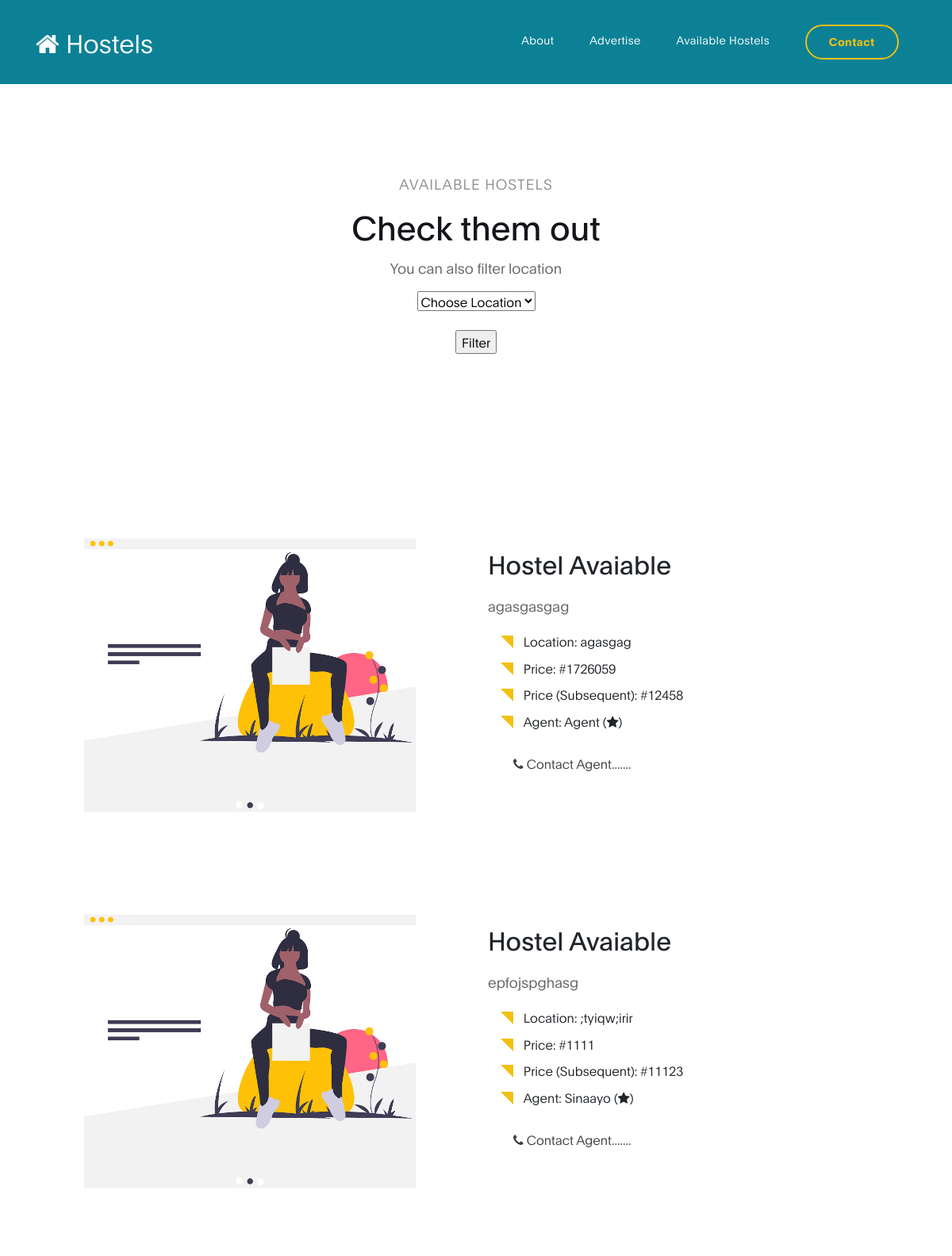
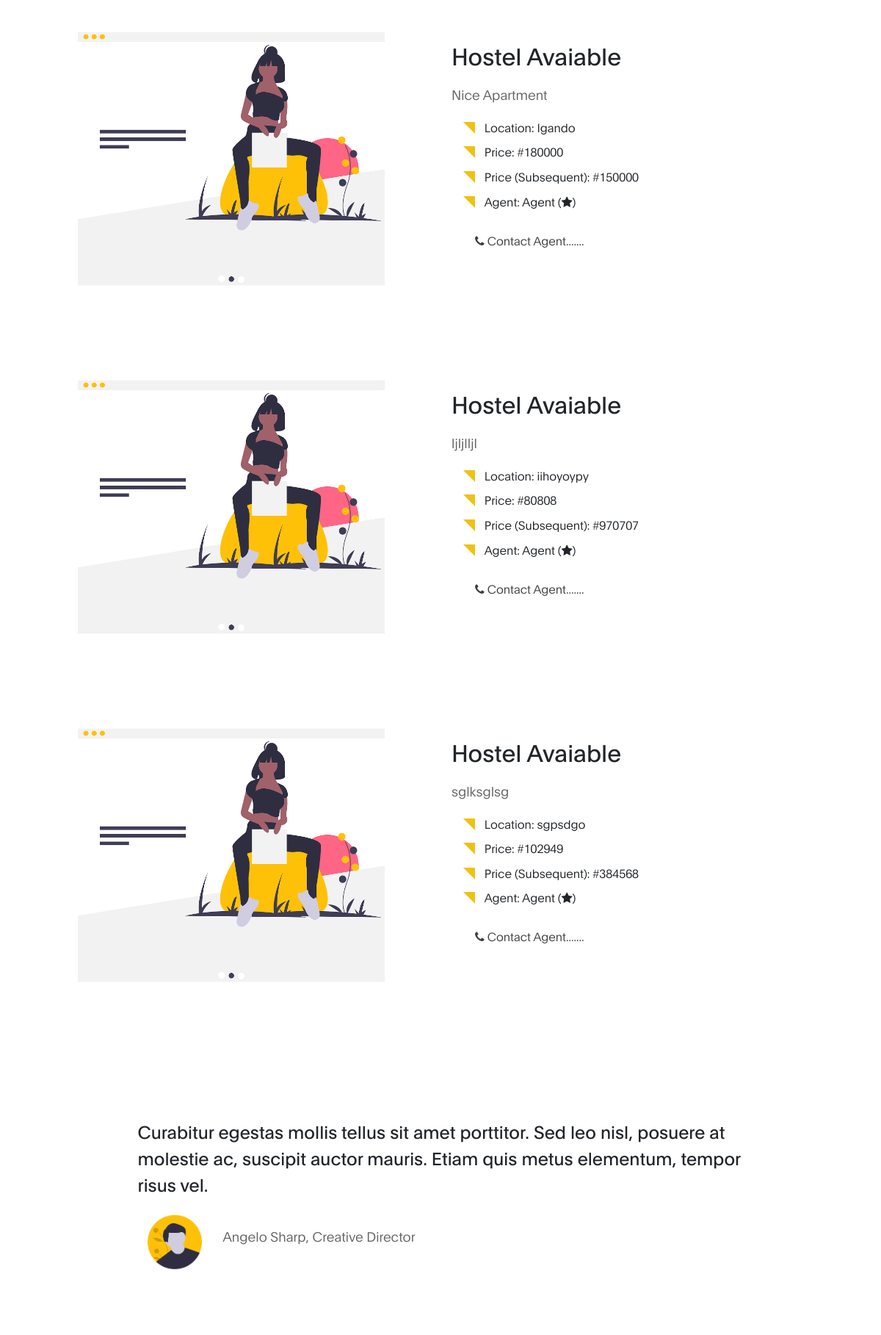
/hostels (upper part), run on the app's committed database (2 pictures, top to bottom).
### Hostels_Created/models.py (models this page shows)
class Created(models.Model):
    No = models.IntegerField(primary_key=True)
    Name = models.CharField(max_length=1000)
    Description = models.CharField(max_length=100000000)
    Location = models.CharField(max_length=100000000)
    Price = models.IntegerField(default=0)
    Subsequent_Price = models.IntegerField(default=0)
    Agent = models.CharField(max_length=10000, default='Agent')

### Hostels_Created/views.py (the view)
# urls.py: path('hostels', views.hostels, name="hostels"),
def hostels(request):
    h = Created.objects.all
    return render(request, 'project-detail.html', context={
        'Hostel': h
    })

### Hostels_Created/templates/project-detail.html (shortened to what this page needs)
{% load static %}
<!DOCTYPE html>
<html lang="en">
<head>
     <link rel="stylesheet" href="static/css/bootstrap.min.css">
     <link rel="stylesheet" href="static/css/font-awesome.min.css">
     <link rel="stylesheet" href="static/css/aos.css">
     <link rel="stylesheet" href="static/css/owl.carousel.min.css">
     <link rel="stylesheet" href="static/css/owl.theme.default.min.css">
     <link rel="stylesheet" href="static/css/templatemo-digital-trend.css">
</head>
<body>
    <nav class="navbar navbar-expand-lg position-relative">
        <div class="container">
            <a class="navbar-brand" href="index.html">
              <i class="fa fa-home"></i>
              Hostels
            </a>
            <div class="collapse navbar-collapse" id="navbarNav">
                <ul class="navbar-nav ml-auto">
                    <li class="nav-item">
                        <a href="index.html#about" class="nav-link">About</a>
                    </li>
                    <li class="nav-item">
                        <a href="index.html#project" class="nav-link">Advertise</a>
                    </li>
                    <li class="nav-item">
                        <a href="blog.html" class="nav-link">Available Hostels</a>
                    </li>
                    <li class="nav-item">
                        <a href="contact.html" class="nav-link contact">Contact</a>
                    </li>
                </ul>
            </div>
        </div>
    </nav>
     <section class="project-detail section-padding-half">
          <div class="container">
               <div class="row">
                    <div class="col-lg-9 mx-auto col-md-10 col-12 mt-lg-5 text-center" data-aos="fade-up">
                      <h4>Available Hostels</h4>
                      <h1>Check them out</h1>
                      <p>You can also filter location</p>
                      <form action="" method="get">
                        <select name="" id="select">
                          <option value="">Choose Location</option>
                        </select>
                        <br>
                        <br>
                        <input type="button" value="Filter" class="button">
                      </form>
                    </div>
               </div>
          </div>
     </section>
     <section class="project-detail section-padding">
          <div class="container">
               <div class="row">
                {% for h in Hostel %}
                  <div class="col-lg-6 col-md-6 col-12 mb-5">
                      <img src="static/images/project/project-detail/personal-website.png" class="img-fluid" alt="personal website" data-aos="fade-up">
                    </div>
                    <div class="col-lg-5 col-md-6 mr-lg-auto mt-lg-5 col-12" data-aos="fade-up" data-aos-delay="200">
                      <h2>Hostel Avaiable</h2>
                      <p class="mt-3 mb-4">{{h.Description}}</p>
                      <ul class="list-detail">
                        <li><span>Location: {{h.Location}}</span></li>
                        <li><span>Price: #{{h.Price}}</span></li>
                        <li><span>Price (Subsequent): #{{h.Subsequent_Price}}</span></li>
                        <li> <span> Agent: {{h.Agent}} (<i class="fa fa-star"></i>) </span> </li> <br>
                        <a href=""> <i class="fa fa-phone"></i>  Contact Agent.......</a>
                      </ul>
                    </div>
    {% endfor %}
              <div class="col-lg-9 mx-auto col-12" data-aos="fade-up">
                <div class="client-info mt-lg-5 py-lg-5">
                    <h3>Curabitur egestas mollis tellus sit amet porttitor. Sed leo nisl, posuere at molestie ac, suscipit auctor mauris. Etiam quis metus elementum, tempor risus vel.</h3>
                    <div class="d-flex align-items-center mt-3">
                      <img src="static/images/project/project-detail/male-avatar.png" class="img-fluid" alt="male avatar">
                      <p>Angelo Sharp, Creative Director</p>
                    </div>
                </div>
              </div>
          </div>
     </section>
</body>
</html>

### Hostels_Created/static/css/templatemo-digital-trend.css (style rules this page uses)
:root { --primary-color: #057a8d; --secondary-color: #f1c111; --white-color: #ffffff; --dark-color: #171819; --project-bg: #f0f8ff; --menu-bg: #0c8195; --title-color: #15141a; --gray-color: #909090; --link-color: #404040; --p-color: #666262; --base-font-family: 'Plain-Light', sans-serif; --title-font-family: 'Plain-Regular', sans-serif; --font-bold-family: 'Plain-Bold', sans-serif; --font-weight-bold: bold; --h1-font-size: 42px; --h2-font-size: 32px; --h3-font-size: 24px; --p-font-size: 18px; --base-font-size: 16px; --menu-font-size: 14px; --border-radius-large: 100px; --border-radius-small: 5px; }
body { background: var(--white-color); font-family: var(--base-font-family); }
h1,h2,h3,h4,h5,h6 { font-family: var(--title-font-family); line-height: inherit; }
h1 { color: var(--title-color); font-size: var(--h1-font-size); }
h2 { font-size: var(--h2-font-size); font-weight: 100; }
h3 { font-size: var(--h3-font-size); font-weight: 100; margin-bottom: 0; }
h4 { color: var(--gray-color); font-family: var(--base-font-family); font-size: var(--p-font-size); letter-spacing: 1px; text-transform: uppercase; }
p { color: var(--p-color); font-size: var(--p-font-size); line-height: 1.5em; }
* { -webkit-box-sizing: border-box; -moz-box-sizing: border-box; box-sizing: border-box; }
*::before, *::after { -webkit-box-sizing: border-box; -moz-box-sizing: border-box; box-sizing: border-box; }
a { color: var(--link-color); font-weight: normal; text-decoration: none; }
.section-padding { padding: 8em 0; }
.section-padding-half { padding: 4em 0; }
.navbar { background: var(--menu-bg); z-index: 2; top: 0; right: 0; left: 0; padding: 1.5em; }
.navbar-brand { color: var(--white-color); font-size: var(--h2-font-size); }
.nav-link { color: var(--white-color); font-size: var(--menu-font-size); letter-spacing: 0.4px; margin: 0 1.6em; padding: 0.6em; }
.navbar-expand-lg .navbar-nav .nav-link { padding-right: 0; padding-left: 0; }
.navbar-expand-lg .navbar-nav .nav-link.contact { border: 2px solid var(--secondary-color); border-radius: var(--border-radius-large); color: var(--secondary-color); font-family: var(--font-bold-family); padding: 0.6em 2em 0.8em 2em; }
.list-detail { margin-left: 1em; padding-left: 1em; position: relative; }
.list-detail li { display: block; list-style: none; margin: 0.6em 0 0 0.8em; }
.list-detail li::before { content: ""; width: 0; height: 0; border-width: 0 16px 16px 0; border-color: transparent var(--secondary-color) transparent transparent; border-style: solid; position: absolute; left: 0; }
.list-detail span { position: relative; bottom: 5px; }
.client-info img { width: 100px; margin-right: 1em; }

### data on the page
Created: Description "agasgasgag", Location "agasgag", Price "1726059", Subsequent_Price "12458", Agent "Agent"
Created: Description "epfojspghasg", Location ";tyiqw;irir", Price "1111", Subsequent_Price "11123", Agent "Sinaayo"
Created: Description "Nice Apartment", Location "Igando", Price "180000", Subsequent_Price "150000", Agent "Agent"
Created: Description "ljljlljl", Location "iihoyoypy", Price "80808", Subsequent_Price "970707", Agent "Agent"
Created: Description "sglksglsg", Location "sgpsdgo", Price "102949", Subsequent_Price "384568", Agent "Agent"
